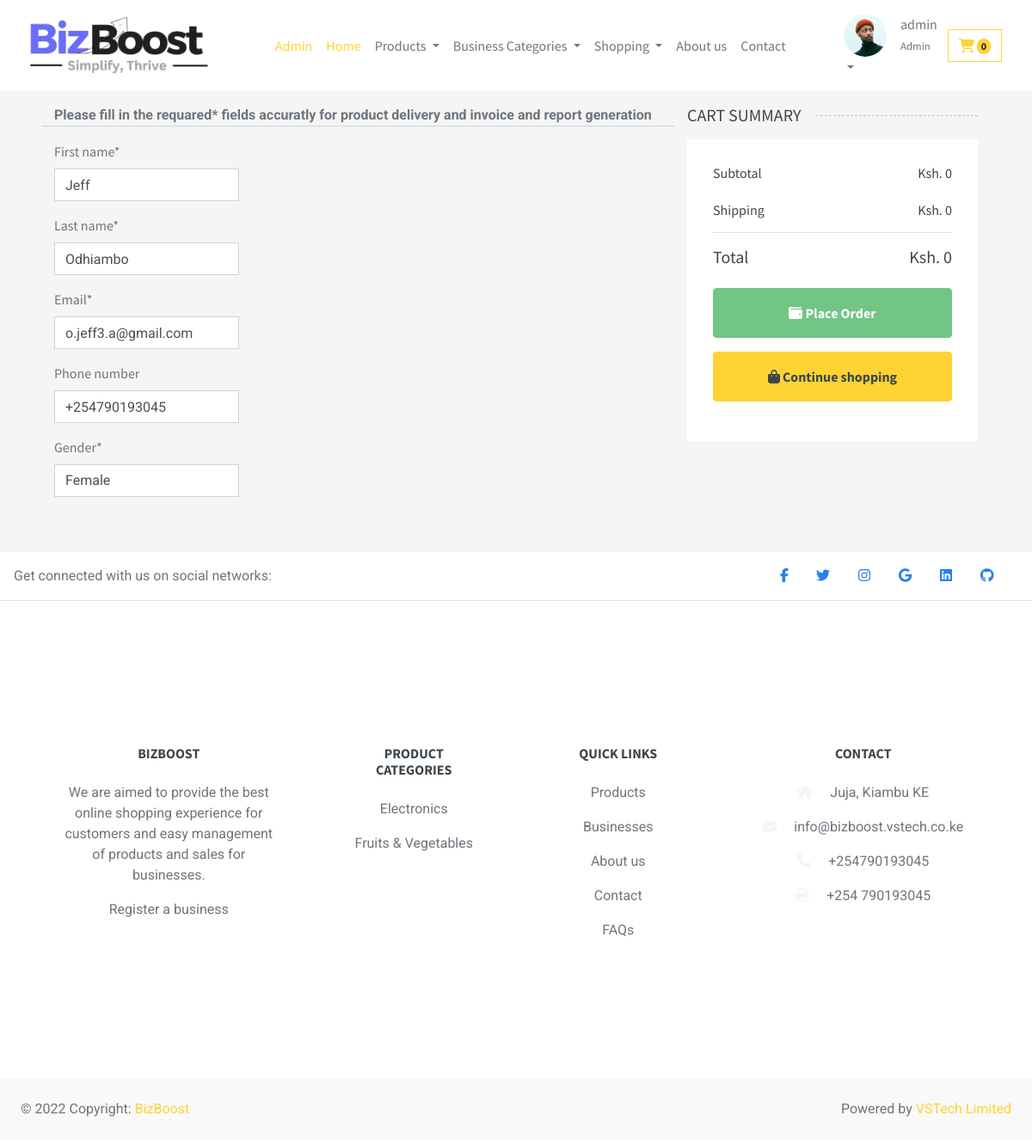
The app's page /cart/shipping/details/ (signed in) with its own data.
### users/models.py (models this page shows, shortened)
class Profile(models.Model):
    user = models.OneToOneField('auth.User', on_delete=models.CASCADE)
    gender = models.CharField(max_length=10, choices=GENDER_CHOICES)
    image = ResizedImageField(
        null=True,
        upload_to=content_file_name,
        blank=True,
        size=[500, 500]
    )
    phone_number = PhoneNumberField(null=True, blank=True)
    bio = models.TextField(max_length=500, blank=True, null=True)
    languages = models.ManyToManyField(Language, blank=True)
    dob = models.DateField(null=True, blank=True)
    github_url = models.URLField(max_length=300, blank=True, null=True)
    linkedin_url = models.URLField(max_length=300, blank=True, null=True)
    facebook_url = models.URLField(max_length=300, null=True, blank=True)
    twitter_url = models.URLField(max_length=300, null=True, blank=True)
    created_at = models.DateTimeField(auto_now_add=True)

### core/models.py (models this page shows, shortened)
class Vsmatt(models.Model):
    title = models.CharField(max_length=255)
    logo = models.ImageField(upload_to='uploads/vsmatt/logo', blank=True, null=True)
    about_us = models.TextField(blank=True, null=True)
    phone_number = PhoneNumberField(blank=True, null=True)
    twitter = models.URLField(blank=True, null=True)
    facebook = models.URLField(blank=True, null=True)
    linkedin = models.URLField(blank=True, null=True)
    instagram = models.URLField(blank=True, null=True)
    github = models.URLField(blank=True, null=True)
    email = models.EmailField(blank=True, null=True)
    address = models.CharField(blank=True, null=True, max_length=256)
    set_current = models.BooleanField(default=False)
    longitude = models.DecimalField(max_digits=22, decimal_places=16, default=37.0106327842076)
    latitude = models.DecimalField(max_digits=22, decimal_places=16, default=-1.1139084362152138)
    def __str__(self):
        return self.title

### products/models.py (models this page shows)
class ProductCategory(models.Model):
    title = models.CharField(max_length=200)
    slug = models.SlugField(max_length=200, unique=True)
    image = ResizedImageField(
        upload_to=category_file_name,
        blank=True,
        null=True,
        size=[100, 100]
    )
    created_by = models.ForeignKey('auth.User', related_name='category_author', on_delete=models.CASCADE)
    created_at = models.DateTimeField(auto_now_add=True)
    updated_at = models.DateTimeField(auto_now=True)
    class Meta:
        ordering = ('title',)
        verbose_name = 'category'
        verbose_name_plural = 'Product Categories'
    def __str__(self):
        return self.title
    def get_absolute_url(self):
        return reverse(
            'products:category',
            args=[
                self.slug
            ])

### cart/views.py (the view, shortened to what this page needs)
# urls.py: path('shipping/details/', views.shipping_details, name='shipping_details'),
@login_required
def shipping_details(request):
    user_form = UserEditForm(instance=request.user)
    profile_form = UserProfileInfo(instance=request.user.profile)
    return render(
        request,
        'farm/cart/shipping_details.html',
        {
            'user_form': user_form,
            'profile_form': profile_form,
        }
    )

### users/forms.py
class UserEditForm(forms.ModelForm):
    email = forms.EmailField(required=True)
    first_name = forms.CharField(required=True, max_length=50)
    last_name = forms.CharField(required=True, max_length=50)
    class Meta:
        model = User
        fields = ('first_name', 'last_name', 'email')

class UserProfileInfo(forms.ModelForm):
    class Meta:
        model = Profile
        fields = ('phone_number', 'gender')

### business/context_processor.py (called while the page is built)
def business_categories(request):
    return {'business_categories': BusinessCategory.objects.all()}

### business/models.py (called while the page is built)
    def __str__(self):
        return self.title

    def get_absolute_url(self):
        return reverse('business:category', args=[self.slug])

### cart/cart.py (called while the page is built)
    def __len__(self):
        return sum(item['quantity'] for item in self.cart.values())

    def get_total_price(self):
        return sum(Decimal(item['price']) * item['quantity'] for item in self.cart.values())

### cart/context_processor.py (called while the page is built)
def cart(request):
    return {'cart': Cart(request)}

### core/context_processor.py (called while the page is built)
def vsmatt(request):
    return {'vsmatt': Vsmatt.objects.filter(set_current=True).first()}

### products/context_processor.py (called while the page is built)
def product_categories(request):
    return {"product_categories": ProductCategory.objects.all()}

### templates/farm/cart/shipping_details.html (shortened to what this page needs)
{% extends "farm/products/base.html" %}
{% load crispy_forms_tags %}
{% load static %}
{% block content %}
{% include 'partials/shop/css.html' %}
<div class="container-fluid mt-3">
    <form action="" method="post">
        <div class="row px-xl-5">
            <div class="col-lg-8 table-responsive mb-5">
                <div class="row">
                    <div class="col-lg-12 fw-bold">
                        Please fill in the requared* fields accuratly for product delivery and invoice and report generation
                    </div>
                    <hr>
                    <div class="col-sm-4">
                        {{user_form | crispy}}
                        {{profile_form | crispy}}
                   </div>
                    <div class="col-sm-8">
                        <div id="googleMap" style="width:100%;height:100%;"></div>
                    </div>
                </div>
            </div>
            <div class="col-lg-4">
                <h5 class="section-title position-relative text-uppercase mb-3"><span class="bg-secondary pr-3">Cart Summary</span>
                </h5>
                <div class="bg-light p-30 mb-5">
                    <div class="border-bottom pb-2">
                        <div class="d-flex justify-content-between mb-3">
                            <h6>Subtotal</h6>
                            <h6>Ksh. {{ cart.get_total_price }}</h6>
                        </div>
                        <div class="d-flex justify-content-between">
                            <h6 class="font-weight-medium">Shipping</h6>
                            <h6 class="font-weight-medium">Ksh. 0</h6>
                        </div>
                    </div>
                    <div class="pt-2">
                        <div class="d-flex justify-content-between mt-2">
                            <h5>Total</h5>
                            <h5>Ksh. {{ cart.get_total_price }}</h5>
                        </div>
                        <button type="submit" class="btn btn-block btn-success font-weight-bold my-3 py-3 rounded {% if not cart.get_total_price %} disabled {% endif %}"><i class="fas fa-wallet"></i> Place Order</button>
                        <a href="{% url 'cart:resume' %}" class="btn btn-block btn-primary font-weight-bold my-3 py-3 rounded"><i class="fa fa-shopping-bag" aria-hidden="true"></i> Continue shopping</a>
                    </div>
                </div>
            </div>
        </div>
    </form>
</div>
{% endblock %}

### templates/partials/top-bar.html (shortened to what this page needs)
{% load static %}
<nav class="navbar navbar-expand-lg bg-white">
  <div class="container-fluid">
    <a class="navbar-brand" href="/"><img src="{% static 'img/favicon/logo.png' %}" height="70" alt="BizBoost Logo"></a>
    <div class="collapse navbar-collapse" id="navbarSupportedContent">
      <ul class="navbar-nav me-auto mb-2 mb-lg-0">
        {% if user.is_superuser %}
          <li class="nav-item">
            <a class="nav-link text-primary" aria-current="page" href="{% url 'admin:index' %}">Admin</a>
          </li>
        {% endif %}
        <li class="nav-item">
          <a class="nav-link active text-primary" aria-current="page" href="/">Home</a>
        </li>
        <li class="nav-item dropdown">
          <a class="nav-link dropdown-toggle" href="#" role="button" data-bs-toggle="dropdown" aria-expanded="false">
            Products
          </a>
        </li>
        <li class="nav-item dropdown">
          <a class="nav-link dropdown-toggle" href="#" role="button" data-bs-toggle="dropdown" aria-expanded="false">
            Business Categories
          </a>
        </li>
        <li class="nav-item dropdown">
          <a class="nav-link dropdown-toggle" href="#" role="button" data-bs-toggle="dropdown" aria-expanded="false">
            Shopping
          </a>
        </li>
        <li class="nav-item">
          <a class="nav-link" href="{% url 'about' %}">About us</a>
        </li>
        <li class="nav-item">
          <a class="nav-link" href="{% url 'contact' %}">Contact</a>
        </li>
      </ul>
      <ul class="navbar-nav mb-2 mb-lg-0 d-flex align-items-center">
        <li class="nav-item dropdown">
          <a class="nav-link dropdown-toggle" href="#" role="button" data-bs-toggle="dropdown" aria-expanded="false">
            <div class="d-flex">
              <div class="flex-shrink-0 me-3">
                <div class="avatar avatar-online">
                  {% if user.is_authenticated %}
                  {% if user.profile.image %}
                  <img src="{{user.profile.image.url}}" style="max-width: 50px; max-height: 50px;" class="rounded-circle" alt="...">
                  {% else %}
                  <img src="{% static 'img/avatardefault.png' %}" style="max-width: 50px; max-height: 50px;" class="rounded-circle" alt="...">
                  {% endif %}
                  {% else %}
                  <img src="{% static 'img/avatardefault.png' %}" style="max-width: 50px; max-height: 50px;" class="rounded-circle" alt="...">
                  {% endif %}
                </div>
              </div>
              {% if user.is_authenticated %}
              <div class="flex-grow-1">
                <span class="fw-semibold d-block">{{user}}</span>
                <small class="text-muted">
                  {% if user.is_superuser %}Admin{% else %}{{user.profile.account_type}}{% endif %}
                </small>
              </div>
              {% endif %}
            </div>
          </a>
        </li>
        <li class="nav-item">
          <a href="{% url 'cart:view_cart_detail' %}" class="btn btn-outline-primary my-2 my-sm-0 mx-1">
              <i class="fa fa-shopping-cart" aria-hidden="true"></i> <span class="badge badge-primary">{{cart|length}}</span>
          </a>
        </li>
      </ul>
    </div>
  </div>
</nav>

### templates/partials/footer.html
<footer class="text-center text-lg-start bg-white text-muted">
    <section class="d-flex justify-content-center justify-content-lg-between p-3 border-bottom">
      <div class="me-5 d-none d-lg-block">
        <span>Get connected with us on social networks:</span>
      </div>
      <div>
        {% if vsmatt.facebook %}
          <a href="{{ vsmatt.facebook }}" class="me-4 link-secondary">
            <i class="fab fa-facebook-f"></i>
          </a>
        {% endif %}
        {% if vsmatt.twitter %}
          <a href="{{ vsmatt.twitter }}" class="me-4 link-secondary">
            <i class="fab fa-twitter"></i>
          </a>
        {% endif %}
        {% if vsmatt.instagram %}
          <a href="{{ vsmatt.instagram }}" class="me-4 link-secondary">
            <i class="fab fa-instagram"></i>
          </a>
        {% endif %}
        {% if vsmatt.email %}
          <a href="mailto:{{ vsmatt.email }}" class="me-4 link-secondary">
            <i class="fab fa-google"></i>
          </a>
        {% endif %}
        {% if vsmatt.linkedin %}
          <a href="{{ vsmatt.linkedin }}" class="me-4 link-secondary">
            <i class="fab fa-linkedin"></i>
          </a>
        {% endif %}
        {% if vsmatt.github %}
          <a href="{{ vsmatt.github }}" class="me-4 link-secondary">
            <i class="fab fa-github"></i>
          </a>
        {% endif %}
      </div>
    </section>
    <section class="">
      <div class="container text-center text-md-start mt-5">
        <div class="row mt-3">
          <div class="col-md-3 col-lg-4 col-xl-3 mx-auto mb-4">
            <h6 class="text-uppercase fw-bold mb-4">
              {{ vsmatt | default:"BizBoost" }}
            </h6>
            <p>
              We are aimed to provide the best online shopping experience for customers and easy management of products and sales for businesses.
              <p><a href="{% url 'business:register_business' %}" class="text-reset">Register a business</a></p>
            </p>
          </div>
          <div class="col-md-2 col-lg-2 col-xl-2 mx-auto mb-4">
            <h6 class="text-uppercase fw-bold mb-4">
                Product Categories
            </h6>
            {% if product_categories %}
              {% for category in product_categories %}
                <p><a href="{{ category.get_absolute_url }}" class="text-reset">{{category}}</a></p>
              {% endfor %}
            {% else %}
              <p>No Available Category</p>
            {% endif %}
          </div>
          <div class="col-md-3 col-lg-2 col-xl-2 mx-auto mb-4">
            <h6 class="text-uppercase fw-bold mb-4">
              Quick links
            </h6>
            <p>
              <a href="{% url 'products:products_list' %}" class="text-reset">Products</a>
            </p>
            <p>
              <a href="{% url 'business:businesses' %}" class="text-reset">Businesses</a>
            </p>
            <p>
              <a href="{% url 'about' %}" class="text-reset">About us</a>
            </p>
            <p>
              <a href="{% url 'contact' %}" class="text-reset">Contact</a>
            </p>
            <p>
              <a href="{% url 'faq' %}" class="text-reset">FAQs</a>
            </p>
          </div>
          <div class="col-md-4 col-lg-3 col-xl-3 mx-auto mb-md-0 mb-4">
            <h6 class="text-uppercase fw-bold mb-4">Contact</h6>
            <p><i class="fas fa-home me-3 text-secondary"></i> {{vsmatt.address | default:"Juja KE 52106-00100"}} </p>
            <p>
              <i class="fas fa-envelope me-3 text-secondary"></i>
              {{vsmatt.email | default:"info@bizboost.vstech.co.ke"}}
            </p>
            <p><i class="fas fa-phone me-3 text-secondary"></i> {{ vsmatt.phone_number | default:"+25490193045"}} </p>
            <p><i class="fas fa-print me-3 text-secondary"></i> +254 790193045</p>
          </div>
        </div>
      </div>
    </section>
    <div class="text-center p-4" style="background-color: rgba(0, 0, 0, 0.025);">
      <div class="d-flex justify-content-between">
        <span>© 2022 Copyright: <a href="https://bizboost.vstech.co.ke/">BizBoost</a></span>
        <span>Powered by <a href="https://vstech.co.ke/">VSTech Limited</a></span>
      </div>
    </div>
  </footer>

### records on screen
Profile: phone_number "+254790193045", gender "Female"
Vsmatt: title "BIZBOOST", address "Juja, Kiambu KE", email "info@bizboost.vstech.co.ke", phone_number "+254790193045"
ProductCategory: title "Electronics"
ProductCategory: title "Fruits & Vegetables"

### other values on screen
{{ user }} "admin"
{{ cart|length }} "0"
{{ cart.get_total_price }} "0"
